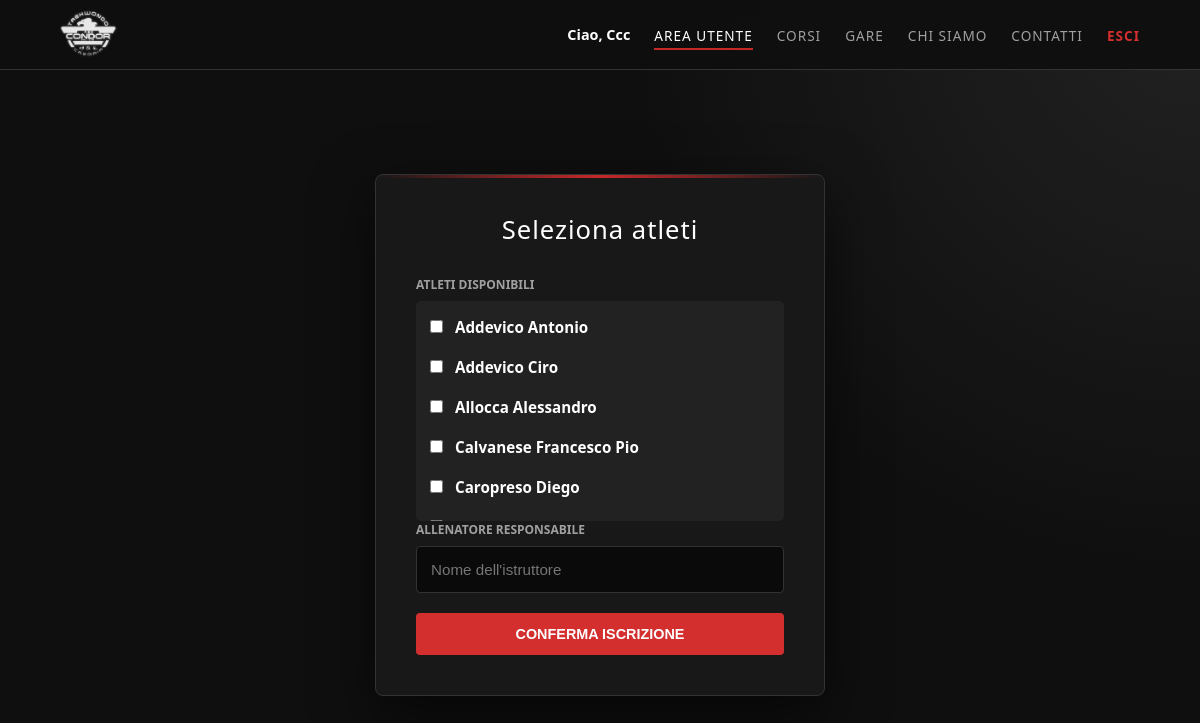
Screenshot of /iscriviti.php (signed in) with the database file from the repository.
### tables this page shows
CREATE TABLE `atleti` (
  `nome` varchar(50) NOT NULL,
  `cognome` varchar(50) NOT NULL,
  `turno` int(11) NOT NULL,
  `numero_tesseramento` varchar(50) NOT NULL,
  `grado_cintura` varchar(50) NOT NULL,
  `data_nascita` date DEFAULT NULL,
  `telefono` varchar(20) DEFAULT NULL,
  `email` varchar(100) DEFAULT NULL
);

### utils.php (called while the page is built, shortened)
<?php
function e($valore) {
    return htmlspecialchars((string) $valore, ENT_QUOTES, 'UTF-8');
}
?>

### iscriviti.php (the view, shortened to what this page needs)
<?php
require_once 'utils.php';
$db = connessioneDb();
$atleti = [];
if ($db) {
    $query = "SELECT nome, cognome, numero_tesseramento FROM atleti ORDER BY cognome ASC";
    $risultato = mysqli_query($db, $query);
    if ($risultato) {
        while ($riga = mysqli_fetch_assoc($risultato)) {
            $atleti[] = $riga;
        }
    }
}
?>
<!DOCTYPE html>
<html lang="it">
<head>
    <link rel="stylesheet" href="css/style.css">
</head>
<body>
<?php include 'header.php'; ?>
<main class="page-content">
    <section class="form-container">
        <h2>Seleziona atleti</h2>
        <form action="salva_iscrizione.php" method="POST">
            <label>Atleti disponibili</label>
            <div class="list-box">
                <?php foreach ($atleti as $atleta): ?>
                    <?php $nome_completo = $atleta['cognome'] . ' ' . $atleta['nome']; ?>
                    <label class="checkbox-label">
                        <input type="checkbox" name="atleti[]" value="<?php echo e($atleta['numero_tesseramento']); ?>">
                        <?php echo e($nome_completo); ?>
                    </label>
                <?php endforeach; ?>
            </div>
            <div class="input-wrapper">
                <label>Allenatore responsabile</label>
                <input type="text" name="allenatore" placeholder="Nome dell'istruttore" required>
            </div>
            <button type="submit" class="btn-red">Conferma iscrizione</button>
        </form>
    </section>
</main>
</body>
</html>

### css/style.css (style rules this page uses)
:root { --bg-dark: #0f0f0f; --panel-dark: #181818; --panel-soft: #1e1e1e; --accent-red: #c62828; --accent-red-light: #d32f2f; --text-white: #ffffff; --text-gray: #a0a0a0; --border-color: #333333; }
* { box-sizing: border-box; margin: 0; padding: 0; }
body { min-height: 100vh; background-color: var(--bg-dark); background-image: radial-gradient(circle at top right, #222 0%, transparent 40%); color: var(--text-white); display: flex; flex-direction: column; font-family: "Segoe UI", "Helvetica Neue", sans-serif; }
.page-content { align-items: center; display: flex; flex: 1; justify-content: center; padding: 40px 20px; width: 100%; }
.fade-in, .form-container, .animated-page { animation: slideUpFade 0.7s cubic-bezier(0.2, 0.8, 0.2, 1) both; }
.form-container { background-color: var(--panel-dark); border: 1px solid var(--border-color); border-radius: 8px; box-shadow: 0 20px 60px rgba(0, 0, 0, 0.6); max-width: 450px; overflow: hidden; padding: 40px; position: relative; width: 100%; }
.form-container::before { background: linear-gradient(90deg, transparent, var(--accent-red), transparent); content: ""; height: 3px; left: 0; position: absolute; top: 0; width: 100%; }
h1, h2, h3, h4 { line-height: 1.2; }
h2 { color: var(--text-white); font-size: 1.6rem; font-weight: 300; letter-spacing: 1px; margin-bottom: 30px; text-align: center; }
.input-wrapper { margin-bottom: 20px; width: 100%; }
label { color: var(--text-gray); display: block; font-size: 0.75rem; font-weight: 600; margin-bottom: 8px; text-transform: uppercase; }
input[type="text"], input[type="password"], input[type="email"], input[type="date"] { background-color: #0a0a0a; border: 1px solid var(--border-color); border-radius: 4px; color: var(--text-white); font-size: 0.95rem; outline: none; padding: 14px; transition: background-color 0.3s ease, border-color 0.3s ease; width: 100%; }
input[type="submit"], button[type="submit"], .btn { border: none; border-radius: 4px; cursor: pointer; display: inline-flex; font-size: 0.9rem; font-weight: 700; justify-content: center; padding: 13px 18px; text-align: center; text-decoration: none; text-transform: uppercase; transition: background-color 0.3s ease, border-color 0.3s ease, color 0.3s ease, transform 0.2s ease; }
input[type="submit"], button[type="submit"], .btn-primary { background-color: var(--text-white); color: #000; width: 100%; }
.btn-red, button.btn-red { background-color: var(--accent-red-light); color: var(--text-white); }
.list-box { background: #222; border-radius: 5px; max-height: 220px; overflow-y: auto; padding: 10px; }
.checkbox-label { color: var(--text-white); display: block; font-size: 0.95rem; padding: 6px 4px; text-transform: none; }
.checkbox-label input { margin-right: 8px; }

### rows the page displays
atleti: nome_completo "Addevico Antonio"
atleti: nome_completo "Addevico Ciro"
atleti: nome_completo "Allocca Alessandro"
atleti: nome_completo "Calvanese Francesco Pio"
atleti: nome_completo "Caropreso Diego"

### other values shown
$utente "Ccc"
